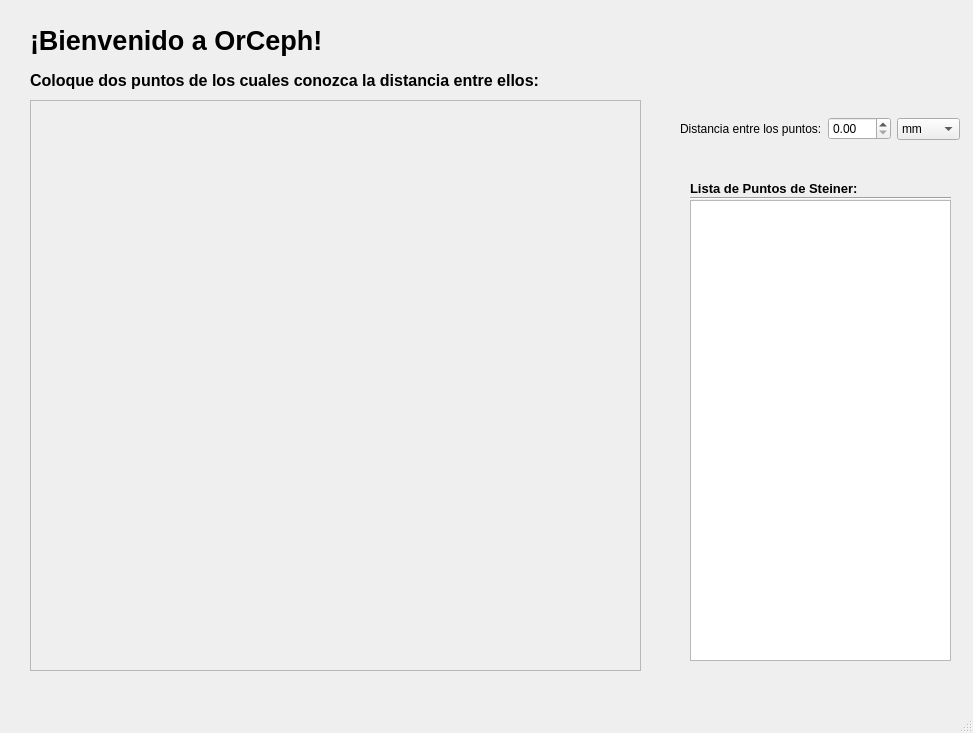
<?xml version="1.0" encoding="UTF-8"?>
<ui version="4.0">
 <class>DibujoPunto</class>
 <widget class="QMainWindow" name="DibujoPunto">
  <property name="geometry">
   <rect>
    <x>0</x>
    <y>0</y>
    <width>973</width>
    <height>733</height>
   </rect>
  </property>
  <property name="maximumSize">
   <size>
    <width>16777215</width>
    <height>16777215</height>
   </size>
  </property>
  <property name="windowTitle">
   <string>orCeph</string>
  </property>
  <widget class="QWidget" name="centralwidget">
   <widget class="QLabel" name="lbl_indicacion">
    <property name="geometry">
     <rect>
      <x>30</x>
      <y>60</y>
      <width>701</width>
      <height>41</height>
     </rect>
    </property>
    <property name="font">
     <font>
      <pointsize>12</pointsize>
      <weight>75</weight>
      <bold>true</bold>
     </font>
    </property>
    <property name="text">
     <string>Coloque dos puntos de los cuales conozca la distancia entre ellos:</string>
    </property>
   </widget>
   <widget class="QLabel" name="label_2">
    <property name="geometry">
     <rect>
      <x>30</x>
      <y>20</y>
      <width>311</width>
      <height>41</height>
     </rect>
    </property>
    <property name="font">
     <font>
      <pointsize>20</pointsize>
      <weight>75</weight>
      <bold>true</bold>
     </font>
    </property>
    <property name="text">
     <string>¡Bienvenido a OrCeph!</string>
    </property>
   </widget>
   <widget class="QWidget" name="widget_2" native="true">
    <property name="geometry">
     <rect>
      <x>680</x>
      <y>110</y>
      <width>280</width>
      <height>38</height>
     </rect>
    </property>
    <layout class="QHBoxLayout" name="horizontalLayout">
     <item>
      <widget class="QLabel" name="label">
       <property name="text">
        <string>Distancia entre los puntos:</string>
       </property>
      </widget>
     </item>
     <item>
      <widget class="QDoubleSpinBox" name="doubleSpinBox"/>
     </item>
     <item>
      <widget class="QComboBox" name="comboBox">
       <item>
        <property name="text">
         <string>mm</string>
        </property>
       </item>
       <item>
        <property name="text">
         <string>cm</string>
        </property>
       </item>
       <item>
        <property name="text">
         <string>in</string>
        </property>
       </item>
      </widget>
     </item>
    </layout>
   </widget>
   <widget class="QWidget" name="widget_3" native="true">
    <property name="geometry">
     <rect>
      <x>680</x>
      <y>160</y>
      <width>281</width>
      <height>511</height>
     </rect>
    </property>
    <widget class="QLabel" name="label_3">
     <property name="geometry">
      <rect>
       <x>10</x>
       <y>20</y>
       <width>261</width>
       <height>16</height>
      </rect>
     </property>
     <property name="font">
      <font>
       <pointsize>10</pointsize>
       <weight>75</weight>
       <bold>true</bold>
      </font>
     </property>
     <property name="text">
      <string>Lista de Puntos de Steiner:</string>
     </property>
    </widget>
    <widget class="Line" name="line">
     <property name="geometry">
      <rect>
       <x>10</x>
       <y>30</y>
       <width>261</width>
       <height>16</height>
      </rect>
     </property>
     <property name="orientation">
      <enum>Qt::Horizontal</enum>
     </property>
    </widget>
    <widget class="QListView" name="listView">
     <property name="geometry">
      <rect>
       <x>10</x>
       <y>40</y>
       <width>261</width>
       <height>461</height>
      </rect>
     </property>
    </widget>
   </widget>
   <widget class="QFrame" name="frame">
    <property name="geometry">
     <rect>
      <x>30</x>
      <y>100</y>
      <width>611</width>
      <height>571</height>
     </rect>
    </property>
    <property name="frameShape">
     <enum>QFrame::StyledPanel</enum>
    </property>
    <property name="frameShadow">
     <enum>QFrame::Raised</enum>
    </property>
   </widget>
  </widget>
  <widget class="QMenuBar" name="menubar">
   <property name="geometry">
    <rect>
     <x>0</x>
     <y>0</y>
     <width>973</width>
     <height>21</height>
    </rect>
   </property>
  </widget>
  <widget class="QStatusBar" name="statusbar"/>
 </widget>
 <resources>
  <include location="test.qrc"/>
 </resources>
 <connections/>
</ui>
